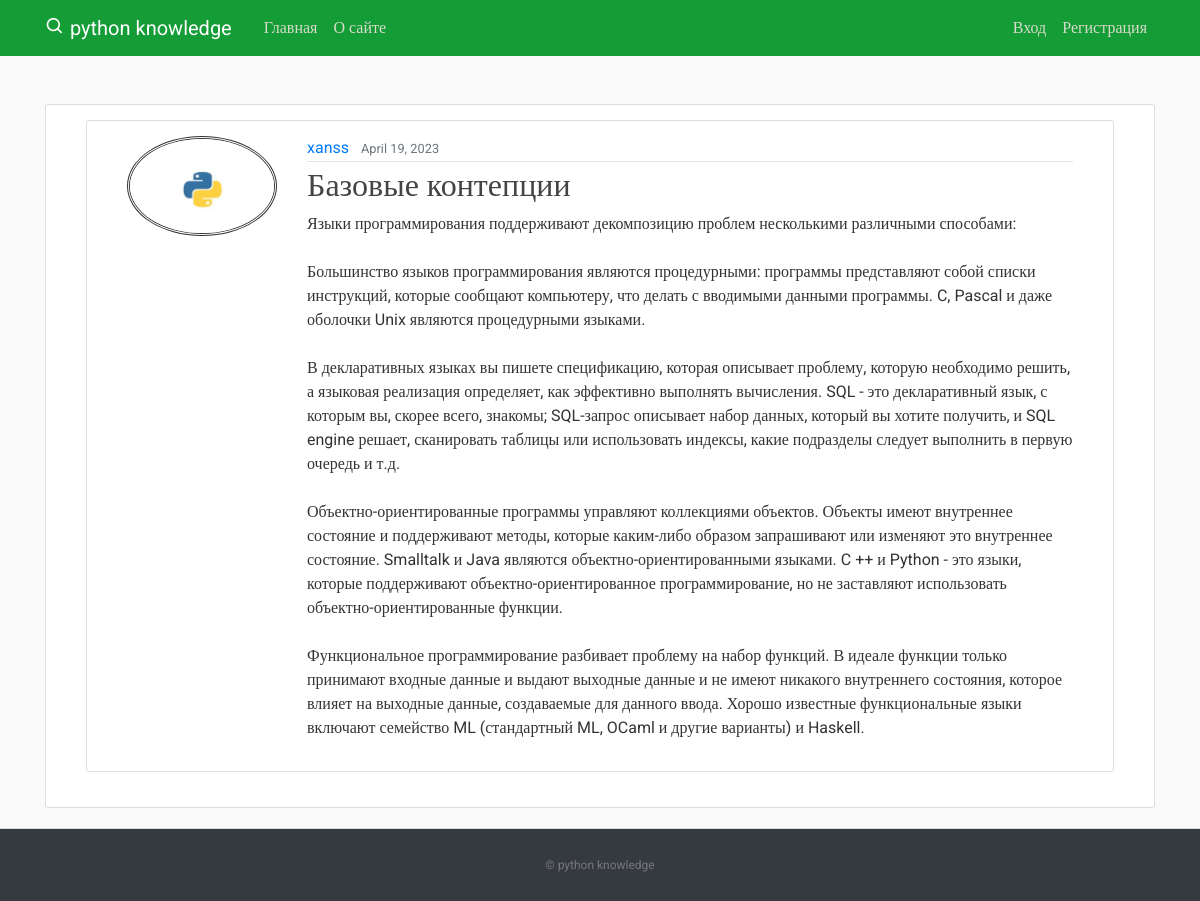
The app's page /post/4/ with its own data.
### blog/models.py (models this page shows, shortened)
class Post(models.Model):
    title = models.CharField(max_length=100)
    content = models.TextField()
    date_posted = models.DateTimeField(default=timezone.now)
    author = models.ForeignKey(User, on_delete=models.CASCADE)

### users/models.py (models this page shows, shortened)
class Profile(models.Model):
    user = models.OneToOneField(User, on_delete=models.CASCADE)
    image = models.ImageField(default='default.jpg', upload_to='profile_pics')

### blog/views.py (the view)
# urls.py: path('post/<int:pk>/', PostDetailView.as_view(), name='post-detail'),
class PostDetailView(DetailView):
    model = Post

### blog/templates/blog/post_detail.html (shortened to what this page needs)
{% extends "blog/base.html" %}
{% block content %}
  <article class="media content-section">
    <img class="rounded-circle article-img" src="{{ object.author.profile.image.url }}">
    <div class="media-body">
      <div class="article-metadata">
        <a class="mr-2" href="{% url 'user-posts' object.author.username %}">{{ object.author }}</a>
        <small class="text-muted">{{ object.date_posted|date:"F d, Y" }}</small>
      </div>
      <h2 class="article-title">{{ object.title }}</h2>
      <p class="article-content">{{ object.content }}</p>
    </div>
  </article>
{% endblock content %}

### blog/static/blog/mnain.css (style rules this page uses)
﻿body, html { width:100%; height:100% }
body { margin:0; padding:0; background: #fafafa; color: #333333; margin-top: 5rem; font-family:Roboto; }
h1, h2, h3, h4, h5, h6 { color: #444444; }
.content-section { background: #ffffff; padding: 15px 40px; border: 1px solid #dddddd; border-radius: 3px; margin-bottom: 20px; }
.article-title { color: #444444; }
.article-content { white-space: pre-line; }
.article-img { height: 100px; width: 150px; margin-right: 30px; border-style: double; }
.article-metadata { padding-bottom: 1px; margin-bottom: 4px; border-bottom: 1px solid #e3e3e3 }

### records on screen
Post: author.profile.image (picture), author "xanss", date_posted "April 19, 2023", title "Базовые контепции", content "Языки программирования поддерживают декомпозицию проблем несколькими различными способами: Большинство языков программирования являются процедурными: программы представляют собой списки инструкций, которые сообщают компьютеру, что делать с вводимыми данными программы. C, Pascal и даже оболочки Unix являются процедурными языками. В декларативных языках вы пишете спецификацию, которая описывает проблему, которую необходимо решить, а языковая реализация определяет, как эффективно выполнять вычисления. SQL - это декларативный язык, с которым вы, скорее всего, знакомы; SQL-запрос описывает набор данных, который вы хотите получить, и SQL engine решает, сканировать таблицы или использовать…"
